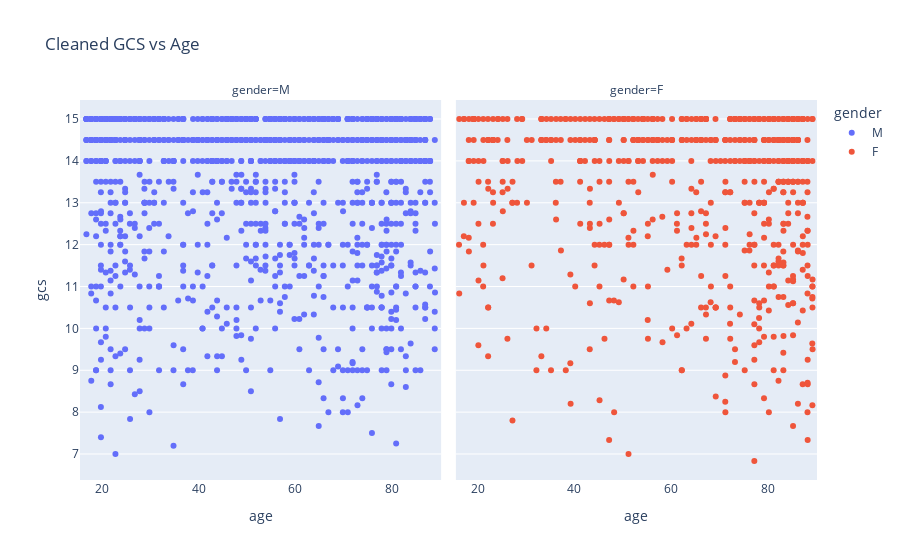

The code cell stored with this chart in its notebook:
### Markdown cell above
# 2. Data Cleaning

### Code cell
#remove negative delay rows which may be caused by typo
data_TBI_ML.drop(data_TBI_ML[data_TBI_ML.chartdelayhrs <0].index, inplace=True)
#remove entries that have age >120 years old
data_TBI_ML.drop(data_TBI_ML[data_TBI_ML.age > 120].index, inplace=True)


fig = px.strip(data_TBI_ML.groupby(['hadm_id']).aggregate({'gender':'min', 'age':'min','gcs':'mean'}),
                 x="age", y="gcs", facet_col="gender", color = "gender", title = "Cleaned GCS vs Age")
fig.show()

### Figure 1 — Plotly figure (JSON) as saved in the notebook; plotly's stock layout.template omitted (floating-point values rounded to 4 significant figures; data arrays with more than 128 entries replaced by an {"elided": "..."} marker saying what was removed)
{"data": [{"alignmentgroup": "True", "boxpoints": "all", "fillcolor": "rgba(255,255,255,0)", "hoverlabel": {"namelength": 0}, "hoveron": "points", "hovertemplate": "gender=M<br>age=%{x}<br>gcs=%{y}", "legendgroup": "M", "line": {"color": "rgba(255,255,255,0)"}, "marker": {"color": "#636efa"}, "name": "M", "offsetgroup": "M", "orientation": "v", "pointpos": 0, "showlegend": true, "type": "box", "x": {"elided": "1173 int values"}, "x0": " ", "xaxis": "x", "y": {"elided": "1173 float values"}, "y0": " ", "yaxis": "y"}, {"alignmentgroup": "True", "boxpoints": "all", "fillcolor": "rgba(255,255,255,0)", "hoverlabel": {"namelength": 0}, "hoveron": "points", "hovertemplate": "gender=F<br>age=%{x}<br>gcs=%{y}", "legendgroup": "F", "line": {"color": "rgba(255,255,255,0)"}, "marker": {"color": "#EF553B"}, "name": "F", "offsetgroup": "F", "orientation": "v", "pointpos": 0, "showlegend": true, "type": "box", "x": {"elided": "644 int values"}, "x0": " ", "xaxis": "x2", "y": {"elided": "644 float values"}, "y0": " ", "yaxis": "y2"}], "layout": {"annotations": [{"font": {}, "showarrow": false, "text": "gender=M", "x": 0.245, "xanchor": "center", "xref": "paper", "y": 1, "yanchor": "bottom", "yref": "paper"}, {"font": {}, "showarrow": false, "text": "gender=F", "x": 0.755, "xanchor": "center", "xref": "paper", "y": 1, "yanchor": "bottom", "yref": "paper"}], "boxmode": "group", "legend": {"title": {"text": "gender"}, "tracegroupgap": 0}, "title": {"text": "Cleaned GCS vs Age"}, "xaxis": {"anchor": "y", "domain": [0, 0.49], "title": {"text": "age"}}, "xaxis2": {"anchor": "y2", "domain": [0.51, 1], "matches": "x", "title": {"text": "age"}}, "yaxis": {"anchor": "x", "domain": [0, 1], "title": {"text": "gcs"}}, "yaxis2": {"anchor": "x2", "domain": [0, 1], "matches": "y", "showticklabels": false}}}
